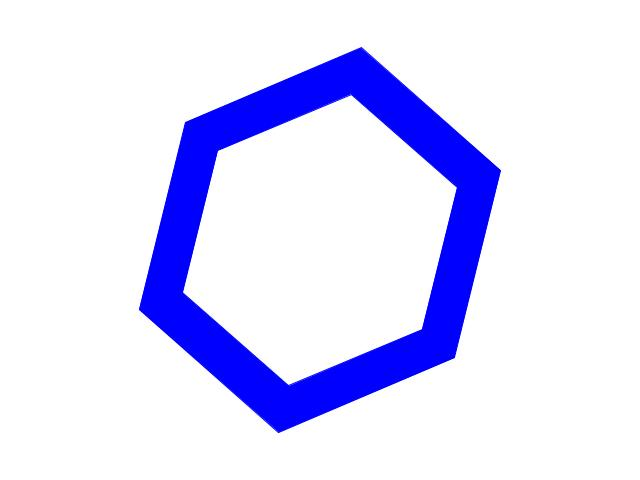
#> input picture tiberius/object-detection/Library/Hexagon.jpg, 640 x 480 px, given in place of Hexagon.png, which was not available
$ python match.py   (Python 2 division)
#> lines starting #> are read from the running program, lines starting #| are printed output that depends on the picture; after the words box and inside, x2 and y2 are one past the last pixel; in counts of white or black regions, pixels touching at a corner belong together; pictures that were not available may be replaced by others from this repository, and a replacement may not be noted
#! usr/bin/env python

##########################################################################
# Test script to compare the descriptors of 2 images.
# Returns a match_success based on Lowe's ratio test.
# Uses BFMatcher and FLANN matching.
#
# Input image folder: home/pi/Desktop/Object Detection/Testbench/Images/
#
# Date: 29/03/2015
# Version: 1.0
##########################################################################

import cv2
import numpy as np
import sys

print "Reading the images"
image1 = cv2.imread('../Library/Hexagon.png')
#> image1 is the input picture: shape (480, 640, 3); mean B, G, R 253.9, 221.5, 221.4
image2 = cv2.imread('Images/Test1/Hexagon.png')

# check input images
if ((image1 is None) or (image2 is None)):
    print "Error: Image not found. Exiting."
    sys.exit(-1)

##########################################################################

# find the edges in the images using the Canny algorithm
print 'Applying the Canny Edge Detector to the images'
image1 = cv2.Canny(image1, 1200, 100)
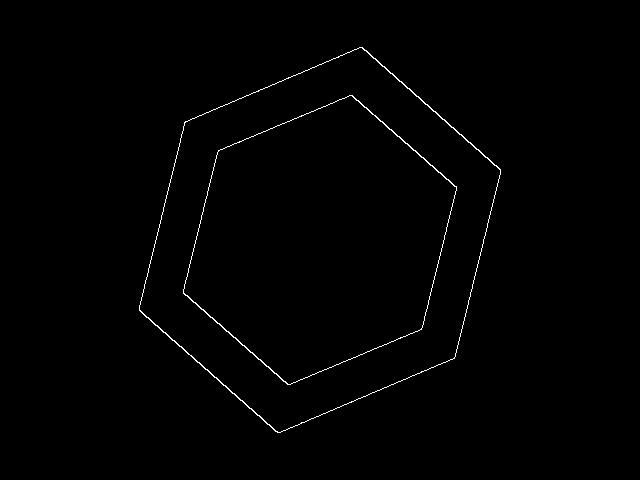
#> image1: shape (480, 640); 0.72% white in thin lines or dots, all inside (x1, y1, x2, y2) = (139, 47, 501, 433)
image2 = cv2.Canny(image2, 1200, 100)

# apply opening (erosion followed by dilation) to the images.
print 'Applying Opening to the images'
kernel = np.ones((5, 5), np.uint8)
image1 = cv2.morphologyEx(image1, cv2.MORPH_GRADIENT, kernel)
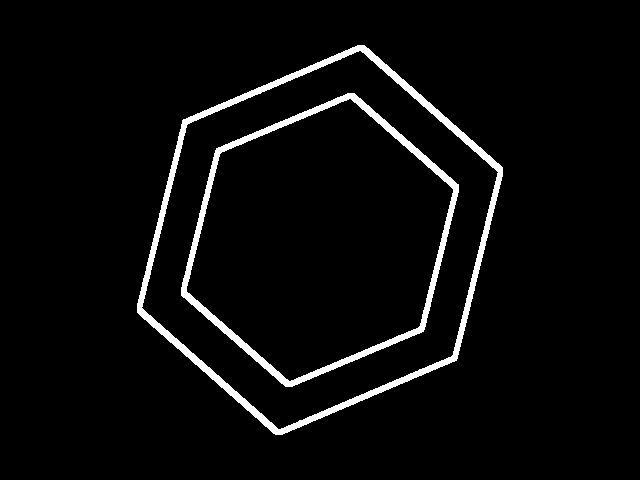
#> image1: shape (480, 640); 4.1% white; 2 white regions, box (x1, y1, x2, y2) and area: (137, 45, 503, 435) 7224, (181, 93, 459, 387) 5440
image2 = cv2.morphologyEx(image2, cv2.MORPH_GRADIENT, kernel)

# apply a threshold to the images (INVERSE BINARY)
print 'Applying a threshold to the images'
ret, image1 = cv2.threshold(image1, 0, 255, cv2.THRESH_BINARY_INV)
ret, image2 = cv2.threshold(image2, 0, 255, cv2.THRESH_BINARY_INV)

##########################################################################
# find the keypoints and descriptors with SURF

#> (the run stopped early here; a loop or call above may not have finished)
